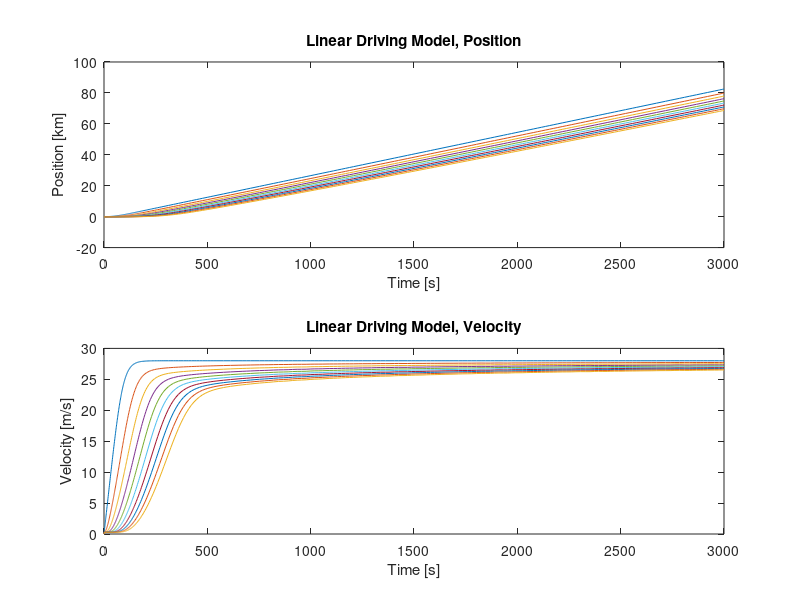

Reproduce this figure in MATLAB.
function trafficDynamics
v0 = 28; %Desired Speed [m/s]
T = 18; %Time [s]
s0 = 7.0; %Minimum gap [m]
a = 0.3; %Acceleration [m/s^2]
b = 3; %Deceleration [m/s^2]
L = 5; %Length of car [m]
delta = 4; %Acceleration exponent
endtime = 50*60; %[min] to [s]
d_Xinit = s0+L; %Length of cars + distance between
N = 10; %Number of cars
%C = 1000; %Circumference of circle [m]
%distrib = C/N; %Even distrubution of cars around circle [m/cars]

i = 1:N;
xinit = (-(i(1:N)-1)*(L + d_Xinit));
vinit = zeros(N,1);

[time, M] = ode45(@idm, [0,endtime], [xinit';vinit]);

figure(1)
hold on

subplot(2,1,1)
plot(time,M(:,1:N)./1000)
title("Linear Driving Model, Position");
xlabel("Time [s]");
ylabel("Position [km]");

subplot(2,1,2)
plot(time, M(:,N+1:2*N));
title("Linear Driving Model, Velocity");
xlabel("Time [s]");
ylabel("Velocity [m/s]");

function rate = idm(t, X)
% IDM: Intellegent Driver model


% unpack your variables array X
% note that you can either use the length function to find mcars
% or nest this inside your main function to share that variable between main and sub function.
x = X(1:N); % positions
v = X(N+1:2*N); % velocities

dx(1:N)=v(1:N);
% loop over cars
deltav(1) = 0;
deltav(2:N) = -v(2:N) + v(1:N-1);

% here you enter your Matlab code to apply the rate formulas for the IDM model
% This will be a little different for line of cars vs ring road and will need special
% consideration for the first car.

dv = zeros(1,N);

for vcar = 1:N
if vcar == 1
dv(vcar) = a*(1-(v(vcar)/v0).^delta);
else
S = ((x(vcar-1)-x(vcar))-L);
s=s_star(v(vcar),deltav(vcar));
dv(vcar) = a*(1-(v(vcar)./v0).^delta - (s/S).^2);
end

end
% Pack the rate array
rate(1:N) = dx;
rate(N+1:2*N) = dv;
rate = rate'; % convert from row to column

function s_asterix = s_star(vel, delv)
s_asterix = s0 + vel*T + ((vel*delv)./(2*sqrt(a*b)));
end

end
end